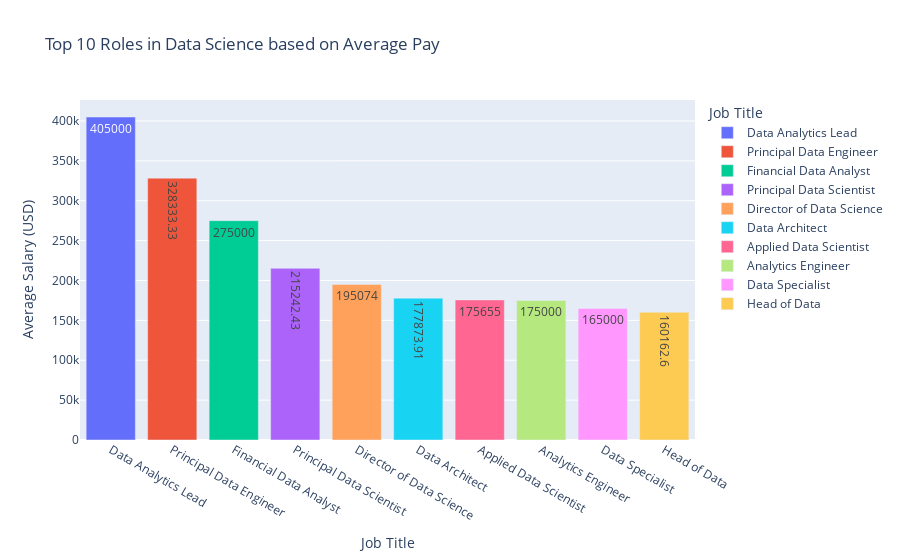

Source (notebook cell):
### Code cell
# What are the jobs with the highest average pay
averageSalary=data.groupby('job_title',as_index=False)['salary_in_usd'].mean().sort_values(by='salary_in_usd',ascending=False).head(rank) # Top 10 highest average salary (uses mean instead of max)
averageSalary['salary_in_usd']=round(averageSalary['salary_in_usd'],2) # Round to 2 decimal places

fig=px.bar(averageSalary,x='job_title',y='salary_in_usd',color='job_title',labels={'job_title':'Job Title','salary_in_usd':'Average Salary (USD)'},text='salary_in_usd',title='Top 10 Roles in Data Science based on Average Pay')
fig.show()

### Figure 1 — Plotly figure (JSON) as saved in the notebook; plotly's stock layout.template omitted (floating-point values rounded to 4 significant figures)
{"data": [{"alignmentgroup": "True", "hovertemplate": "Job Title=%{x}<br>Average Salary (USD)=%{text}<extra></extra>", "legendgroup": "Data Analytics Lead", "marker": {"color": "#636efa", "pattern": {"shape": ""}}, "name": "Data Analytics Lead", "offsetgroup": "Data Analytics Lead", "orientation": "v", "showlegend": true, "text": [405000], "textposition": "auto", "type": "bar", "x": ["Data Analytics Lead"], "xaxis": "x", "y": [405000], "yaxis": "y"}, {"alignmentgroup": "True", "hovertemplate": "Job Title=%{x}<br>Average Salary (USD)=%{text}<extra></extra>", "legendgroup": "Principal Data Engineer", "marker": {"color": "#EF553B", "pattern": {"shape": ""}}, "name": "Principal Data Engineer", "offsetgroup": "Principal Data Engineer", "orientation": "v", "showlegend": true, "text": [328300.0], "textposition": "auto", "type": "bar", "x": ["Principal Data Engineer"], "xaxis": "x", "y": [328300.0], "yaxis": "y"}, {"alignmentgroup": "True", "hovertemplate": "Job Title=%{x}<br>Average Salary (USD)=%{text}<extra></extra>", "legendgroup": "Financial Data Analyst", "marker": {"color": "#00cc96", "pattern": {"shape": ""}}, "name": "Financial Data Analyst", "offsetgroup": "Financial Data Analyst", "orientation": "v", "showlegend": true, "text": [275000], "textposition": "auto", "type": "bar", "x": ["Financial Data Analyst"], "xaxis": "x", "y": [275000], "yaxis": "y"}, {"alignmentgroup": "True", "hovertemplate": "Job Title=%{x}<br>Average Salary (USD)=%{text}<extra></extra>", "legendgroup": "Principal Data Scientist", "marker": {"color": "#ab63fa", "pattern": {"shape": ""}}, "name": "Principal Data Scientist", "offsetgroup": "Principal Data Scientist", "orientation": "v", "showlegend": true, "text": [215200.0], "textposition": "auto", "type": "bar", "x": ["Principal Data Scientist"], "xaxis": "x", "y": [215200.0], "yaxis": "y"}, {"alignmentgroup": "True", "hovertemplate": "Job Title=%{x}<br>Average Salary (USD)=%{text}<extra></extra>", "legendgroup": "Director of Data Science", "marker": {"color": "#FFA15A", "pattern": {"shape": ""}}, "name": "Director of Data Science", "offsetgroup": "Director of Data Science", "orientation": "v", "showlegend": true, "text": [195074], "textposition": "auto", "type": "bar", "x": ["Director of Data Science"], "xaxis": "x", "y": [195074], "yaxis": "y"}, {"alignmentgroup": "True", "hovertemplate": "Job Title=%{x}<br>Average Salary (USD)=%{text}<extra></extra>", "legendgroup": "Data Architect", "marker": {"color": "#19d3f3", "pattern": {"shape": ""}}, "name": "Data Architect", "offsetgroup": "Data Architect", "orientation": "v", "showlegend": true, "text": [177900.0], "textposition": "auto", "type": "bar", "x": ["Data Architect"], "xaxis": "x", "y": [177900.0], "yaxis": "y"}, {"alignmentgroup": "True", "hovertemplate": "Job Title=%{x}<br>Average Salary (USD)=%{text}<extra></extra>", "legendgroup": "Applied Data Scientist", "marker": {"color": "#FF6692", "pattern": {"shape": ""}}, "name": "Applied Data Scientist", "offsetgroup": "Applied Data Scientist", "orientation": "v", "showlegend": true, "text": [175655], "textposition": "auto", "type": "bar", "x": ["Applied Data Scientist"], "xaxis": "x", "y": [175655], "yaxis": "y"}, {"alignmentgroup": "True", "hovertemplate": "Job Title=%{x}<br>Average Salary (USD)=%{text}<extra></extra>", "legendgroup": "Analytics Engineer", "marker": {"color": "#B6E880", "pattern": {"shape": ""}}, "name": "Analytics Engineer", "offsetgroup": "Analytics Engineer", "orientation": "v", "showlegend": true, "text": [175000], "textposition": "auto", "type": "bar", "x": ["Analytics Engineer"], "xaxis": "x", "y": [175000], "yaxis": "y"}, {"alignmentgroup": "True", "hovertemplate": "Job Title=%{x}<br>Average Salary (USD)=%{text}<extra></extra>", "legendgroup": "Data Specialist", "marker": {"color": "#FF97FF", "pattern": {"shape": ""}}, "name": "Data Specialist", "offsetgroup": "Data Specialist", "orientation": "v", "showlegend": true, "text": [165000], "textposition": "auto", "type": "bar", "x": ["Data Specialist"], "xaxis": "x", "y": [165000], "yaxis": "y"}, {"alignmentgroup": "True", "hovertemplate": "Job Title=%{x}<br>Average Salary (USD)=%{text}<extra></extra>", "legendgroup": "Head of Data", "marker": {"color": "#FECB52", "pattern": {"shape": ""}}, "name": "Head of Data", "offsetgroup": "Head of Data", "orientation": "v", "showlegend": true, "text": [160200.0], "textposition": "auto", "type": "bar", "x": ["Head of Data"], "xaxis": "x", "y": [160200.0], "yaxis": "y"}], "layout": {"barmode": "relative", "legend": {"title": {"text": "Job Title"}, "tracegroupgap": 0}, "title": {"text": "Top 10 Roles in Data Science based on Average Pay"}, "xaxis": {"anchor": "y", "categoryarray": ["Data Analytics Lead", "Principal Data Engineer", "Financial Data Analyst", "Principal Data Scientist", "Director of Data Science", "Data Architect", "Applied Data Scientist", "Analytics Engineer", "Data Specialist", "Head of Data"], "categoryorder": "array", "domain": [0, 1], "title": {"text": "Job Title"}}, "yaxis": {"anchor": "x", "domain": [0, 1], "title": {"text": "Average Salary (USD)"}}}}
